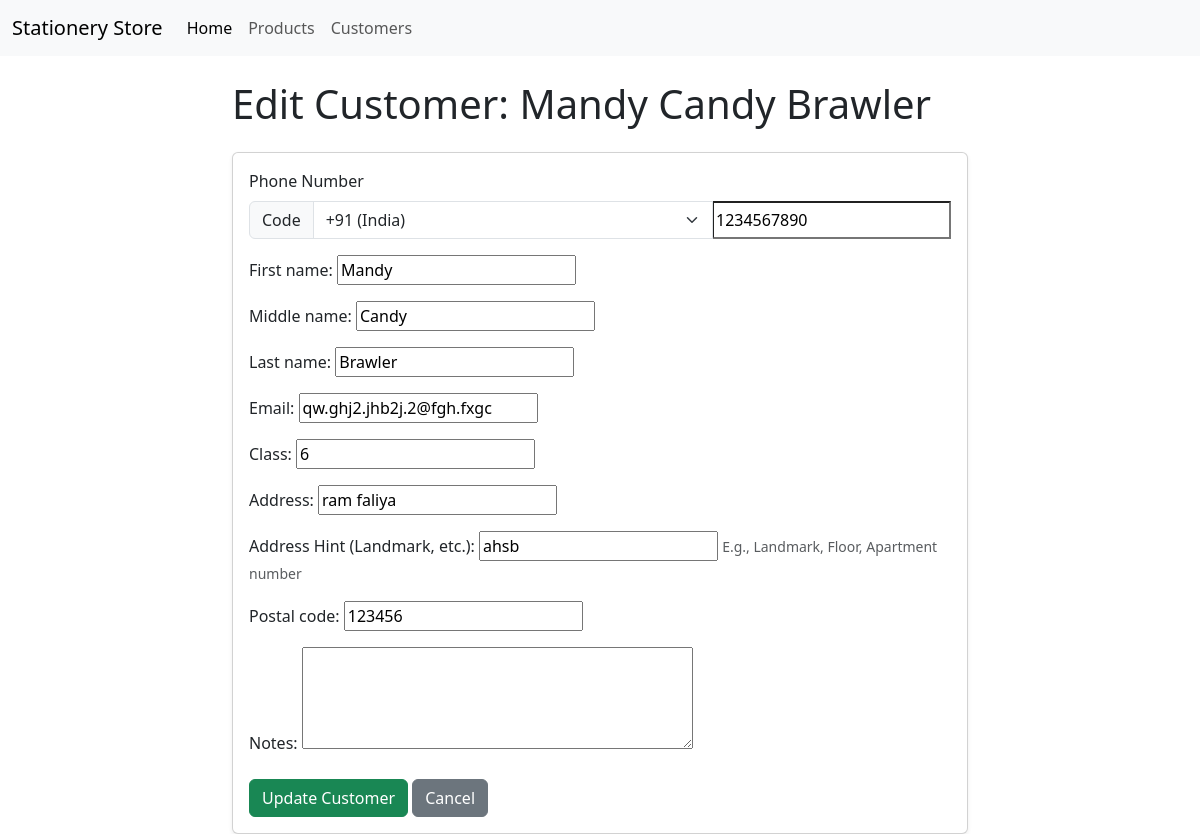
The app's page /customers/2/edit/ with its own data.
### customers/models.py (models this page shows, shortened)
class Customer(models.Model):
    first_name = models.CharField(max_length=100)
    middle_name = models.CharField(max_length=100, blank=True, null=True) # Optional
    last_name = models.CharField(max_length=100)
    country_code = models.CharField(
        max_length=5, # e.g., "+91", "+44", "+1" - adjust length if needed
        blank=True,
        null=True,
        default='+91', # Default to India's code
        verbose_name="Country Code"
    )
    phone_number = models.CharField(
        max_length=20, # Max length for local part
        blank=True,
        null=True,
        verbose_name="Phone Number (Local Part)" # Keep verbose name descriptive
    )
    email = models.EmailField(max_length=254, blank=True, null=True, unique=True) # Optional, but must be unique if provided
    school_grade = models.CharField(max_length=50, blank=True, null=True, verbose_name="Class") # Label changed earlier
    address = models.CharField(max_length=255, blank=True, null=True, verbose_name="Address")
    address_hint = models.CharField(max_length=255, blank=True, null=True, verbose_name="Address Hint", help_text="E.g., Landmark, Floor, Apartment number")
    postal_code = models.CharField(max_length=20, blank=True, null=True) # Kept postal code
    notes = models.TextField(blank=True, null=True) # General notes/preferences
    created_at = models.DateTimeField(auto_now_add=True)
    updated_at = models.DateTimeField(auto_now=True)
    class Meta:
        ordering = ('last_name', 'first_name') # Order customers by name
    @property
    def full_name(self):
        if self.middle_name:
            return f"{self.first_name} {self.middle_name} {self.last_name}"
        return f"{self.first_name} {self.last_name}"

### customers/views.py (the view)
# urls.py: path('<int:pk>/edit/', views.customer_edit_view, name='customer_edit'),
def customer_edit_view(request, pk):
    customer = get_object_or_404(Customer, pk=pk)
    form_title = f"Edit Customer: {customer.full_name}" # Dynamic title for the page
    if request.method == 'POST':
        form = CustomerForm(request.POST, instance=customer) # Pass instance=customer
        if form.is_valid():
            updated_customer = form.save()
            messages.success(request, f"Customer '{updated_customer.full_name}' updated successfully!")
            return redirect('customers:customer_detail', pk=updated_customer.pk)
        else:
            messages.error(request, "Please correct the errors below.")
    else:
        form = CustomerForm(instance=customer) # Pass instance=customer to pre-fill
    context = {
        'form': form,
        'form_title': form_title,
        'customer': customer, # Pass the customer object itself for the template's conditional logic
    }
    return render(request, 'customers/customer_form.html', context)

### customers/templates/customers/customer_form.html (shortened to what this page needs)
{% extends "base.html" %}
{% block content %}
  <div class="row justify-content-center">
    <div class="col-md-8">
      <h1 class="mb-4">{{ form_title }}</h1>
      <div class="card shadow-sm">
        <div class="card-body">
          <form method="post" novalidate>
            <label class="form-label">Phone Number</label>
            <div class="input-group mb-3">
                <span class="input-group-text">Code</span>
                {{ form.country_code }}
                {{ form.phone_number }}
            </div>
            {% for field in form %}
              {% if field.name != 'country_code' and field.name != 'phone_number' %}
                <div class="mb-3">
                  {{ field.label_tag }}
                  {{ field }}
                  {% if field.help_text %}<small class="form-text text-muted">{{ field.help_text }}</small>{% endif %}
                </div>
              {% endif %}
            {% endfor %}
            <div class="mt-4">
              <button type="submit" class="btn btn-success">
                  {% if customer %}Update Customer{% else %}Save New Customer{% endif %}
              </button>
              <a href="{% if customer %}{% url 'customers:customer_detail' pk=customer.pk %}{% else %}{% url 'customers:customer_list' %}{% endif %}" class="btn btn-secondary">Cancel</a>
            </div>
          </form>
        </div>
      </div>
    </div>
  </div>
{% endblock %}

### records on screen
Customer: country_code "+91 (India)", phone_number "1234567890", form "Mandy" "Candy" "Brawler" "qw.ghj2.jhb2j.2@fgh.fxgc" "6" "ram faliya" "ahsb" "123456"

### other values on screen
{{ field.label_tag }} "First name:" "Middle name:" "Last name:" "Email:" "Class:" "Address:" "Address Hint (Landmark, etc.):" "Postal code:" "Notes:"
{{ field.help_text }} "E.g., Landmark, Floor, Apartment number"
